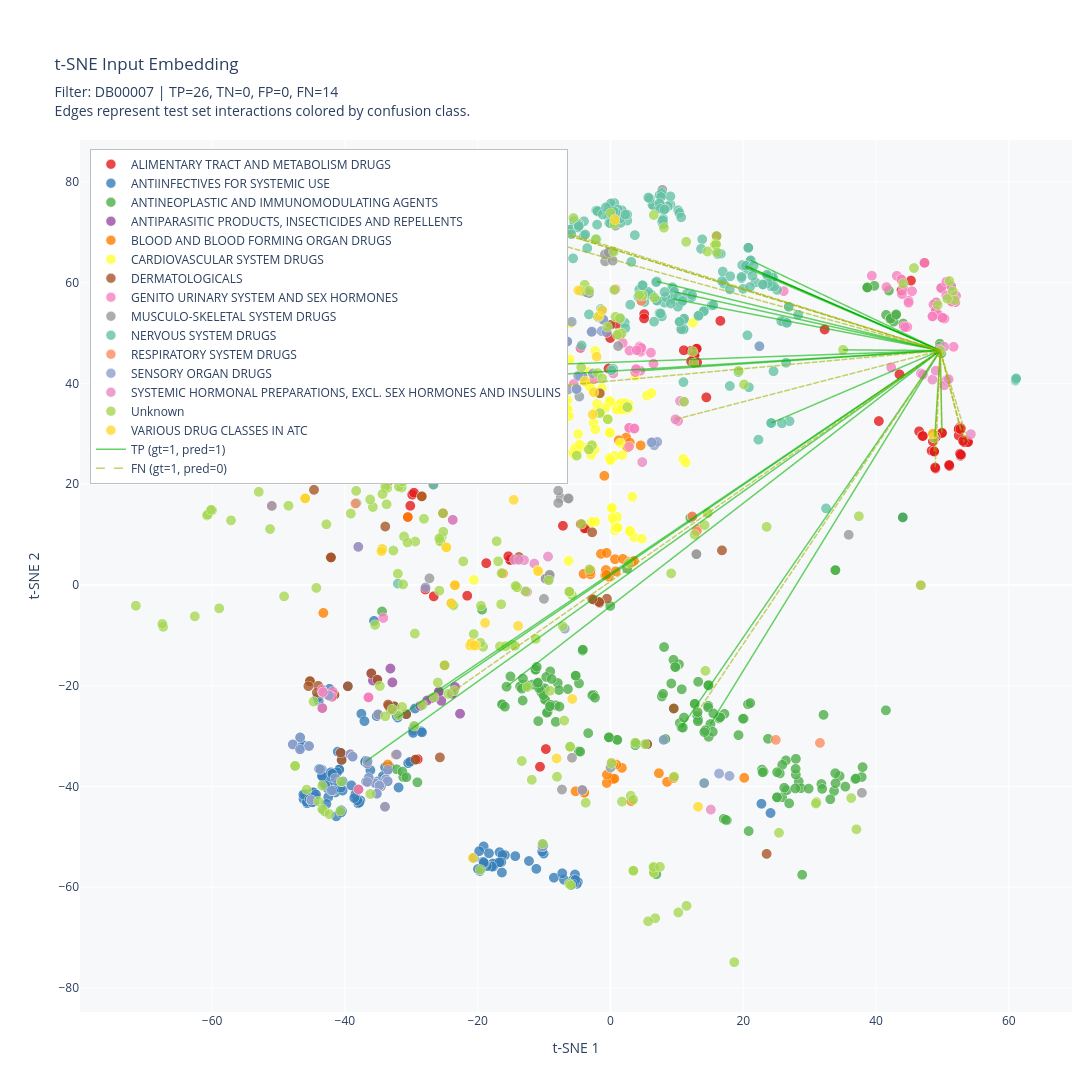

Notebook code for this chart:
### Markdown cell above
### Visualizations

### Code cell
import numpy as np
import plotly.graph_objects as go
import plotly.express as px
import ipywidgets as widgets
from IPython.display import display, clear_output

# ===== INTERACTIVE FILTERING =====
all_drug_ids = sorted(embedding.index.tolist())

drug_dropdown = widgets.Dropdown(
    options=[("Show all edges", None)] + [(d, d) for d in all_drug_ids],
    value=None, description="Drug ID:", layout=widgets.Layout(width='400px')
)
tsne_toggle = widgets.ToggleButtons(options=['input', 'latent'], description='t-SNE space:')

edge_label_np = test_data.edge_label.cpu().numpy()
predicted_labels_np = (test_scores >= threshold).astype(int)
edge_pairs_np = test_data.edge_label_index.cpu().t().numpy()

display(widgets.HBox([drug_dropdown, tsne_toggle]))

def create_visualization(filter_drug_id, tsne_setting_selection):
    def format_description(desc, max_length=60):
        import re
        return "<br>".join(re.findall(".{1,%d}" % max_length, desc)) if pd.notnull(desc) else ""

    tsne_suffix = f"_{tsne_setting_selection}" if tsne_setting_selection else ""
    embedding["Description_br"] = embedding["Discription"].apply(format_description)
    embedding["atc_class_lvl_1"] = embedding["atc_class_lvl_1"].fillna("Unknown")

    classes = sorted(embedding["atc_class_lvl_1"].astype(str).unique())
    unique_palette = list(dict.fromkeys(px.colors.qualitative.Set1 + px.colors.qualitative.Set2 + px.colors.qualitative.Set3))
    color_map = {cls: unique_palette[i % len(unique_palette)] for i, cls in enumerate(classes)}

    fig = go.Figure()
    for cls in classes:
        df_cls = embedding[embedding["atc_class_lvl_1"].astype(str) == cls]
        fig.add_trace(go.Scattergl(
            x=df_cls[f"TSNE-1{tsne_suffix}"], y=df_cls[f"TSNE-2{tsne_suffix}"],
            mode="markers", marker=dict(size=10, color=color_map[cls], opacity=0.8, line=dict(width=0.5, color="white")),
            text=df_cls.index.astype(str),
            customdata=df_cls[["Drug Name", "atc_class_lvl_1", "Description_br"]].values,
            hovertemplate="<b>%{customdata[0]}</b><br>Drug ID: %{text}<br>ATC Class: <b>%{customdata[1]}</b><br>t-SNE-1: %{x:.2f} | t-SNE-2: %{y:.2f}<br>Description: %{customdata[2]}<extra></extra>",
            name=cls
        ))

    rev_map = globals().get("reversed_node_id_map", {})
    def get_drug_id(n): return rev_map.get(int(n))
    def get_emb_key(n):
        for k in (n, str(n), int(n) if str(n).isdigit() else None, get_drug_id(n)):
            if k in embedding.index: return k
        return None

    is_cls = {
        "TP": (edge_label_np == 1) & (predicted_labels_np == 1),
        "FN": (edge_label_np == 1) & (predicted_labels_np == 0),
        "TN": (edge_label_np == 0) & (predicted_labels_np == 0),
        "FP": (edge_label_np == 0) & (predicted_labels_np == 1)
    }

    filter_mask = np.ones(len(edge_pairs_np), dtype=bool)
    if filter_drug_id:
        filter_mask = np.array([filter_drug_id in (get_drug_id(u), get_drug_id(v)) for u, v in edge_pairs_np])

    def add_lines(mask, color, name, dash="solid"):
        xs, ys = [], []
        for (u, v), k, p in zip(edge_pairs_np, mask, filter_mask):
            if k and p:
                ku, kv = get_emb_key(u), get_emb_key(v)
                if ku and kv:
                    x0, y0 = embedding.loc[ku, [f"TSNE-1{tsne_suffix}", f"TSNE-2{tsne_suffix}"]]
                    x1, y1 = embedding.loc[kv, [f"TSNE-1{tsne_suffix}", f"TSNE-2{tsne_suffix}"]]
                    xs.extend([x0, x1, None])
                    ys.extend([y0, y1, None])
        if xs: fig.add_trace(go.Scattergl(x=xs, y=ys, mode="lines", line=dict(color=color, width=1.5, dash=dash), name=name, hoverinfo="skip"))

    add_lines(is_cls["TP"], "rgba(0,180,0,0.6)", "TP (gt=1, pred=1)")
    add_lines(is_cls["FN"], "rgba(160,180,0,0.6)", "FN (gt=1, pred=0)", "dash")
    add_lines(is_cls["TN"], "rgba(220,20,60,0.6)", "TN (gt=0, pred=0)")
    add_lines(is_cls["FP"], "rgba(220,120,90,0.6)", "FP (gt=0, pred=1)", "dash")

    counts = {k: np.sum(v & filter_mask) for k, v in is_cls.items()}
    subtitle = f"Filter: {filter_drug_id or 'All edges'} | TP={counts['TP']}, TN={counts['TN']}, FP={counts['FP']}, FN={counts['FN']}<br>Edges represent test set interactions colored by confusion class."

    fig.update_layout(
        title=dict(text=f"t-SNE {tsne_setting_selection.capitalize()} Embedding", subtitle=dict(text=subtitle, font=dict(size=14))),
        width=1450, height=1150, plot_bgcolor="rgba(240, 242, 245, 0.5)", paper_bgcolor="white", hovermode="closest",
        legend=dict(yanchor="top", y=0.99, xanchor="left", x=0.01, bgcolor="white", bordercolor="silver", borderwidth=1),
        xaxis=dict(title="t-SNE 1", showgrid=True), yaxis=dict(title="t-SNE 2", showgrid=True), margin=dict(l=80, r=20, t=140, b=80)
    )
    fig.show()

def on_filter_change(change):
    clear_output(wait=True)
    display(widgets.HBox([drug_dropdown, tsne_toggle]))
    create_visualization(drug_dropdown.value, tsne_toggle.value)

drug_dropdown.observe(on_filter_change, names='value')
tsne_toggle.observe(on_filter_change, names='value')

create_visualization("DB00007", "input")
